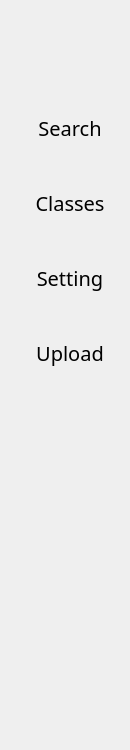
    <widget class="QWidget" name="widget_3" native="true">
     <property name="enabled">
      <bool>true</bool>
     </property>
     <property name="maximumSize">
      <size>
       <width>130</width>
       <height>820</height>
      </size>
     </property>
     <property name="styleSheet">
      <string notr="true">QWidget {
    background-color: &quot;#FFFFFF&quot;;
}

QPushButton {
    color: black;
    height: 35px;
    border: none;
    padding-left:10px;
	border-top-left-radius:10px;
	border-bottom-left-radius:10px;
}


QPushButton:checked{
background-color:&quot;#F5FAFE&quot;;
color:&quot;#1F95EF&quot;;
font-weight:bold;

}

</string>
     </property>
     <layout class="QVBoxLayout" name="verticalLayout_4">
      <property name="spacing">
       <number>0</number>
      </property>
      <property name="leftMargin">
       <number>0</number>
      </property>
      <property name="topMargin">
       <number>0</number>
      </property>
      <property name="rightMargin">
       <number>0</number>
      </property>
      <property name="bottomMargin">
       <number>0</number>
      </property>
      <item>
       <layout class="QHBoxLayout" name="horizontalLayout_3">
        <item>
         <spacer name="horizontalSpacer_5">
          <property name="orientation">
           <enum>Qt::Orientation::Horizontal</enum>
          </property>
          <property name="sizeHint" stdset="0">
           <size>
            <width>28</width>
            <height>20</height>
           </size>
          </property>
         </spacer>
        </item>
       </layout>
      </item>
      <item>
       <layout class="QVBoxLayout" name="verticalLayout_2">
        <item>
         <widget class="QPushButton" name="pushButton">
          <property name="minimumSize">
           <size>
            <width>0</width>
            <height>70</height>
           </size>
          </property>
          <property name="maximumSize">
           <size>
            <width>120</width>
            <height>70</height>
           </size>
          </property>
          <property name="text">
           <string/>
          </property>
          <property name="icon">
           <iconset>
            <normaloff>Images/Logo.png</normaloff>Images/Logo.png</iconset>
          </property>
          <property name="iconSize">
           <size>
            <width>80</width>
            <height>70</height>
           </size>
          </property>
         </widget>
        </item>
        <item>
         <spacer name="verticalSpacer_6">
          <property name="orientation">
           <enum>Qt::Orientation::Vertical</enum>
          </property>
          <property name="sizeHint" stdset="0">
           <size>
            <width>20</width>
            <height>20</height>
           </size>
          </property>
         </spacer>
        </item>
        <item>
         <widget class="QPushButton" name="search_2">
          <property name="font">
           <font>
            <family>Myanmar Khyay</family>
            <pointsize>15</pointsize>
           </font>
          </property>
          <property name="text">
           <string>Search</string>
          </property>
          <property name="icon">
           <iconset>
            <normaloff>Images/search-interface-symbol.png</normaloff>Images/search-interface-symbol.png</iconset>
          </property>
          <property name="iconSize">
           <size>
            <width>25</width>
            <height>25</height>
           </size>
          </property>
          <property name="checkable">
           <bool>true</bool>
          </property>
          <property name="autoExclusive">
           <bool>true</bool>
          </property>
         </widget>
        </item>
        <item>
         <spacer name="verticalSpacer_7">
          <property name="orientation">
           <enum>Qt::Orientation::Vertical</enum>
          </property>
          <property name="sizeHint" stdset="0">
           <size>
            <width>20</width>
            <height>40</height>
           </size>
          </property>
         </spacer>
        </item>
        <item>
         <widget class="QPushButton" name="classes_2">
          <property name="font">
           <font>
            <family>Myanmar Khyay</family>
            <pointsize>15</pointsize>
           </font>
          </property>
          <property name="text">
           <string>Classes</string>
          </property>
          <property name="icon">
           <iconset>
            <normaloff>Images/student_17584468.png</normaloff>Images/student_17584468.png</iconset>
          </property>
          <property name="iconSize">
           <size>
            <width>25</width>
            <height>25</height>
           </size>
          </property>
          <property name="checkable">
           <bool>true</bool>
          </property>
          <property name="autoExclusive">
           <bool>true</bool>
          </property>
         </widget>
        </item>
        <item>
         <spacer name="verticalSpacer_8">
          <property name="orientation">
           <enum>Qt::Orientation::Vertical</enum>
          </property>
          <property name="sizeHint" stdset="0">
           <size>
            <width>20</width>
            <height>40</height>
           </size>
          </property>
         </spacer>
        </item>
        <item>
         <widget class="QPushButton" name="setting_2">
          <property name="font">
           <font>
            <family>Myanmar Khyay</family>
            <pointsize>15</pointsize>
           </font>
          </property>
          <property name="text">
           <string>Setting</string>
          </property>
          <property name="icon">
           <iconset>
            <normaloff>Images/settings.png</normaloff>Images/settings.png</iconset>
          </property>
          <property name="iconSize">
           <size>
            <width>25</width>
            <height>25</height>
           </size>
          </property>
          <property name="checkable">
           <bool>true</bool>
          </property>
          <property name="autoExclusive">
           <bool>true</bool>
          </property>
         </widget>
        </item>
        <item>
         <spacer name="verticalSpacer_11">
          <property name="orientation">
           <enum>Qt::Orientation::Vertical</enum>
          </property>
          <property name="sizeHint" stdset="0">
           <size>
            <width>20</width>
            <height>40</height>
           </size>
          </property>
         </spacer>
        </item>
        <item>
         <widget class="QPushButton" name="pushButton_upload">
          <property name="font">
           <font>
            <family>Myanmar Khyay</family>
            <pointsize>15</pointsize>
            <bold>false</bold>
           </font>
          </property>
          <property name="text">
           <string>Upload</string>
          </property>
          <property name="icon">
           <iconset>
            <normaloff>Images/1upload.png</normaloff>Images/1upload.png</iconset>
          </property>
          <property name="iconSize">
           <size>
            <width>25</width>
            <height>25</height>
           </size>
          </property>
          <property name="checkable">
           <bool>true</bool>
          </property>
          <property name="autoExclusive">
           <bool>true</bool>
          </property>
         </widget>
        </item>
       </layout>
      </item>
      <item>
       <spacer name="verticalSpacer_2">
        <property name="orientation">
         <enum>Qt::Orientation::Vertical</enum>
        </property>
        <property name="sizeHint" stdset="0">
         <size>
          <width>28</width>
          <height>350</height>
         </size>
        </property>
       </spacer>
      </item>
      <item>
       <layout class="QHBoxLayout" name="horizontalLayout_4">
        <item>
         <spacer name="horizontalSpacer_7">
          <property name="orientation">
           <enum>Qt::Orientation::Horizontal</enum>
          </property>
          <property name="sizeHint" stdset="0">
           <size>
            <width>18</width>
            <height>20</height>
           </size>
          </property>
         </spacer>
        </item>
        <item>
         <widget class="QLabel" name="label_5">
          <property name="minimumSize">
           <size>
            <width>20</width>
            <height>20</height>
           </size>
          </property>
          <property name="maximumSize">
           <size>
            <width>20</width>
            <height>20</height>
           </size>
          </property>
          <property name="text">
           <string/>
          </property>
          <property name="pixmap">
           <pixmap>Images/Group 91.png</pixmap>
          </property>
          <property name="scaledContents">
           <bool>true</bool>
          </property>
         </widget>
        </item>
        <item>
         <spacer name="horizontalSpacer_8">
          <property name="orientation">
           <enum>Qt::Orientation::Horizontal</enum>
          </property>
          <property name="sizeHint" stdset="0">
           <size>
            <width>18</width>
            <height>20</height>
           </size>
          </property>
         </spacer>
        </item>
       </layout>
      </item>
      <item>
       <spacer name="verticalSpacer_10">
        <property name="orientation">
         <enum>Qt::Orientation::Vertical</enum>
        </property>
        <property name="sizeHint" stdset="0">
         <size>
          <width>15</width>
          <height>10</height>
         </size>
        </property>
       </spacer>
      </item>
     </layout>
    </widget>
